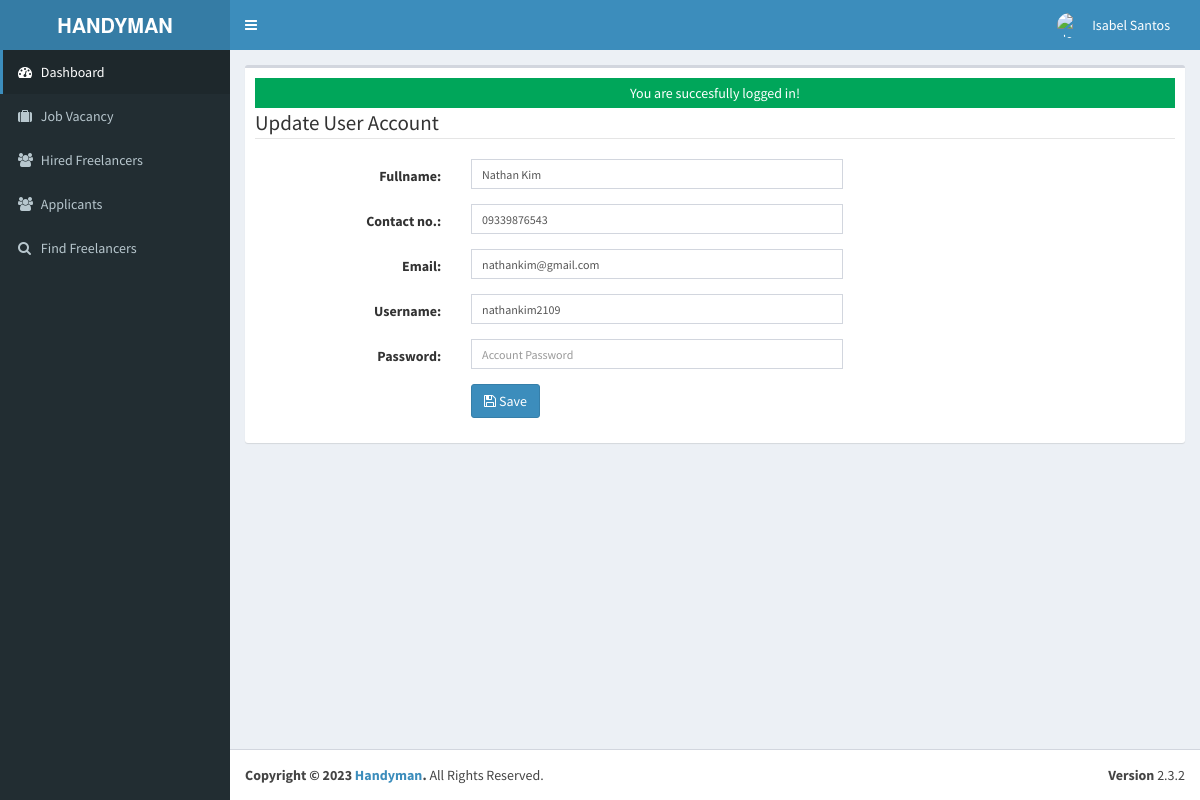
Screenshot of /admin/user/index.php?view=edit&id=0298340 (signed in) with the database file from the repository.
### tables this page shows
CREATE TABLE `tblusers` (
  `USERID` varchar(30) NOT NULL,
  `FULLNAME` varchar(40) NOT NULL,
  `USERNAME` varchar(90) NOT NULL,
  `PASS` varchar(90) NOT NULL,
  `PICLOCATION` varchar(255) NOT NULL,
  `EMAIL` varchar(244) NOT NULL,
  `CONTACTNO` varchar(11) NOT NULL
);

### admin/user/index.php (called while the page is built, shortened)
<?php
require_once ("../theme/templates.php");
?>

### include/database.php (called while the page is built, shortened)
<?php
class Database {
	var $sql_string = '';
	private $conn;
	public function open_connection() {
		$this->conn = mysqli_connect(server,user,pass);
		if(!$this->conn){
			echo "Problem in database connection! Contact administrator!";
			exit();
		}else{
			$db_select = mysqli_select_db($this->conn,database_name);
		}
	}
	function setQuery($sql='') {
		$this->sql_string=$sql;
	}
	function executeQuery() {
		$result = mysqli_query($this->conn,$this->sql_string);
		return $result;
	}
	private function confirm_query($result) {
		return $result;
	}
	function loadSingleResult() {
		$cur = $this->executeQuery();
		while ($row = mysqli_fetch_object($cur)) {
		return $data = $row;
		}
	}
}
$mydb = new Database();
?>

### include/accounts.php (called while the page is built, shortened)
<?php
require_once(LIB_PATH.DS.'database.php');
class User {
	protected static  $tblname = "tblusers";
	function single_user($id=""){
			global $mydb;
			$mydb->setQuery("SELECT * FROM ".self::$tblname."
				Where USERID= '{$id}' LIMIT 1");
			$cur = $mydb->loadSingleResult();
			return $cur;
	}
}
?>

### include/function.php (called while the page is built, shortened)
<?php
function currentpage(){
		$this_page = $_SERVER['SCRIPT_NAME'];
	    $bits = explode('/',$this_page);
		 return $bits[3];
	}
		?>

### admin/user/edit.php (the view, shortened to what this page needs)
<?php
  @$USERID = $_GET['id'];
  $user = New User();
  $singleuser = $user->single_user($USERID);
?>
 <form class="form-horizontal span6" action="controller.php?action=edit" method="POST">
          <fieldset>
            <legend> Update User Account</legend>
                  <div class="form-group">
                    <div class="col-md-8">
                      <label class="col-md-4 control-label" for=
                      "U_NAME">Fullname:</label>
                      <div class="col-md-8">
                         <input class="form-control input-sm" id="U_NAME" name="U_NAME" placeholder=
                            "Account Name" type="text" value="<?php echo $singleuser->FULLNAME; ?>" required>
                      </div>
                    </div>
                  </div>
                  <div class="form-group">
                    <div class="col-md-8">
                      <label class="col-md-4 control-label" for=
                      "U_NAME">Contact no.:</label>
                      <div class="col-md-8">
                         <input class="form-control input-sm" id="U_CONTACTNO" name="U_CONTACTNO" placeholder=
                            "Contact no." type="text" value="<?php echo $singleuser->CONTACTNO; ?>" required>
                      </div>
                    </div>
                  </div>
                  <div class="form-group">
                    <div class="col-md-8">
                      <label class="col-md-4 control-label" for=
                      "U_Email">Email:</label>
                      <div class="col-md-8">
                         <input class="form-control input-sm" id="U_EMAIL" name="U_EMAIL" placeholder=
                            "sample@mail.com" type="text" value="<?php echo $singleuser->EMAIL; ?>" required>
                      </div>
                    </div>
                  </div>
                  <div class="form-group">
                    <div class="col-md-8">
                      <label class="col-md-4 control-label" for=
                      "U_USERNAME">Username:</label>
                      <div class="col-md-8">
                         <input class="form-control input-sm" id="U_USERNAME" name="U_USERNAME" placeholder=
                            "Account Username" type="text" value="<?php echo $singleuser->USERNAME; ?>" required>
                      </div>
                    </div>
                  </div>
                  <div class="form-group">
                    <div class="col-md-8">
                      <label class="col-md-4 control-label" for="U_PASS">Password:</label>
                      <div class="col-md-8">
                         <input class="form-control input-sm" id="U_PASS" name="U_PASS" placeholder=
                            "Account Password" type="Password" value="" required>
                      </div>
                    </div>
                  </div>
                  <div class="form-group">
                    <div class="col-md-8">
                      <label class="col-md-4 control-label" for="idno"></label>
                      <div class="col-md-8">
                         <button class="btn btn-primary " name="save" type="submit" ><span class="fa fa-save fw-fa"></span> Save</button>
                      </div>
                    </div>
                  </div>
          </fieldset>
        </form>
        </div>

### admin/theme/templates.php (shortened to what this page needs)
<!DOCTYPE html>
<html>
    <head>
        <link rel="stylesheet" href="<?php echo web_root;?>bootstrap/css/bootstrap.min.css">
        <link rel="stylesheet" href="<?php echo web_root;?>plugins/font-awesome/css/font-awesome.min.css">
        <link rel="stylesheet" href="<?php echo web_root;?>dist/css/AdminLTE.min.css">
        <link rel="stylesheet" href="<?php echo web_root;?>dist/css/skins/_all-skins.min.css">
        <link rel="stylesheet" href="<?php echo web_root;?>plugins/iCheck/flat/blue.css">
        <link rel="stylesheet" href="<?php echo web_root;?>plugins/morris/morris.css">
        <link rel="stylesheet" href="<?php echo web_root;?>plugins/jvectormap/jquery-jvectormap-1.2.2.css">
        <link href="<?php echo web_root; ?>plugins/datepicker/bootstrap-datetimepicker.min.css" rel="stylesheet" media="screen">
        <link rel="stylesheet" href="<?php echo web_root;?>plugins/dataTables/jquery.dataTables.min.css">
        <link rel="stylesheet" href="<?php echo web_root;?>plugins/bootstrap-wysihtml5/bootstrap3-wysihtml5.min.css">
    </head>
 <body class="hold-transition skin-blue fixed sidebar-mini">
<div class="wrapper">
  <header class="main-header">
    <a href="<?php echo web_root;?>/admin/" class="logo">
      <span class="logo-lg"><b>HANDYMAN</b></span>
    </a>
    <nav class="navbar navbar-static-top" role="navigation">
      <a href="#" class="sidebar-toggle" data-toggle="offcanvas" role="button">
      </a>
      <div class="navbar-custom-menu">
        <ul class="nav navbar-nav">
         <?php
          $user = New User();
          $singleuser = $user->single_user($_SESSION['ADMIN_USERID']);
          if(empty($singleuser->PICLOCATION)) {
            $profileImage = web_root.'admin/user/photos/default.png';
          } else {
          $profileImage = web_root.'admin/user/'. $singleuser->PICLOCATION;
          }
        ?>
<li class="dropdown user user-menu" style="padding-right: 15px;">
  <a href="#" class="dropdown-toggle" data-toggle="dropdown">
    <img src="<?php echo $profileImage; ?>" class="user-image" alt="User Image">
    <span class="hidden-xs"><?php echo $singleuser->FULLNAME; ?></span>
  </a>
</li>
        </ul>
      </div>
    </nav>
  </header>
  <aside class="main-sidebar">
    <section class="sidebar">
      <ul class="sidebar-menu">
        <li  class="<?php echo (currentpage() == 'index.php') ? "active" : false;?>" >
          <a href="<?php echo web_root ;?>admin/">
            <i class="fa fa-dashboard"></i> <span>Dashboard</span>
          </a>
        </li>
        <li class="<?php echo (currentpage() == 'vacancy') ? "active" : false;?>" >
          <a href="<?php echo web_root ;?>admin/vacancy/">
            <i class="fa fa-suitcase"></i> <span>Job Vacancy</span>
          </a>
        </li>
        <li class="<?php echo (currentpage() == 'employee') ? "active" : false;?>" >
          <a href="<?php echo web_root ;?>admin/employee/">
            <i class="fa fa-users"></i> <span>Hired Freelancers</span>
          </a>
        </li>
        <li class="<?php echo (currentpage() == 'applicants') ? "active" : false;?>" >
          <a href="<?php echo web_root ;?>admin/applicants/">
            <i class="fa fa-users"></i> <span>Applicants</span>
          </a>
        </li>
        <li class="<?php echo (currentpage() == 'search') ? "active" : false;?>" >
          <a href="<?php echo web_root ;?>admin/search/">
            <i class="fa fa-search"></i> <span>Find Freelancers</span>
          </a>
        </li>
      </ul>
    </section>
  </aside>
  <div class="content-wrapper">
         <section class="content">
          <div class="row">
            <div class="col-xs-12">
              <div class="box">
                <div class="box-body">
              <?php
               require_once $content;
               ?>
             </div>
             </div>
           </div>
         </div>
 </div>
  <footer class="main-footer">
    <div class="pull-right hidden-xs">
      <b>Version</b> 2.3.2
    </div>
    <strong>Copyright &copy; 2023 <a href="#">Handyman</a>.</strong> All Rights
    Reserved.
  </footer>
    </body>
</html>

### rows the page displays
tblusers: FULLNAME "Isabel Santos"
tblusers: U_NAME "Nathan Kim", U_CONTACTNO "09339876543", U_EMAIL "nathankim@gmail.com", U_USERNAME "nathankim2109"

### other values shown
$_SESSION['message'] "You are succesfully logged in!"
